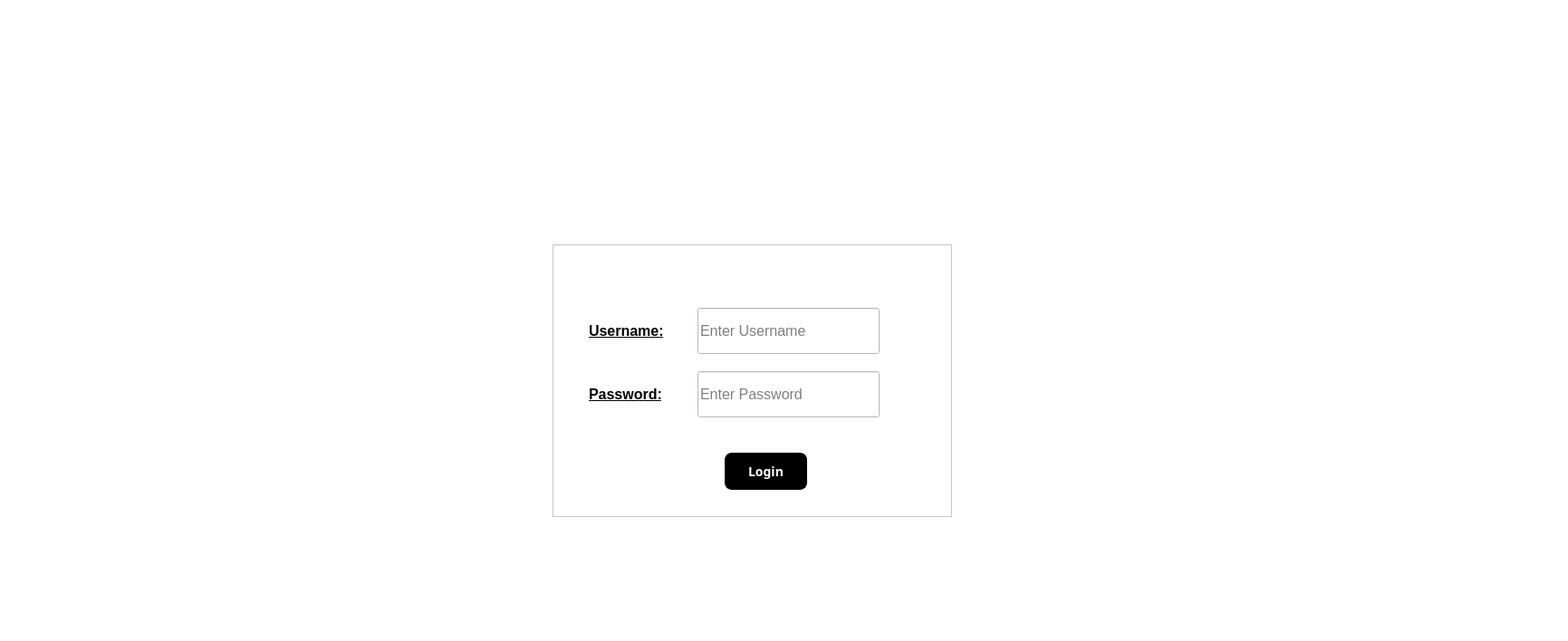
<?xml version="1.0" encoding="UTF-8"?>
<ui version="4.0">
 <class>MainWindow</class>
 <widget class="QMainWindow" name="MainWindow">
  <property name="geometry">
   <rect>
    <x>0</x>
    <y>0</y>
    <width>1731</width>
    <height>708</height>
   </rect>
  </property>
  <property name="windowTitle">
   <string>MainWindow</string>
  </property>
  <property name="styleSheet">
   <string notr="true">background-color:#ffffff;</string>
  </property>
  <widget class="QWidget" name="centralwidget">
   <widget class="QFrame" name="frame">
    <property name="geometry">
     <rect>
      <x>610</x>
      <y>270</y>
      <width>441</width>
      <height>301</height>
     </rect>
    </property>
    <property name="font">
     <font>
      <pointsize>9</pointsize>
     </font>
    </property>
    <property name="styleSheet">
     <string notr="true">color:#000000;
background-color:#ffffff;
</string>
    </property>
    <property name="frameShape">
     <enum>QFrame::Shape::StyledPanel</enum>
    </property>
    <property name="frameShadow">
     <enum>QFrame::Shadow::Raised</enum>
    </property>
    <widget class="QLabel" name="usernamelabel">
     <property name="geometry">
      <rect>
       <x>40</x>
       <y>70</y>
       <width>111</width>
       <height>51</height>
      </rect>
     </property>
     <property name="font">
      <font>
       <family>Arial</family>
       <pointsize>12</pointsize>
       <bold>true</bold>
       <underline>true</underline>
      </font>
     </property>
     <property name="styleSheet">
      <string notr="true">color:#000000;</string>
     </property>
     <property name="text">
      <string>Username:</string>
     </property>
    </widget>
    <widget class="QLabel" name="passwordlabel">
     <property name="geometry">
      <rect>
       <x>40</x>
       <y>140</y>
       <width>111</width>
       <height>51</height>
      </rect>
     </property>
     <property name="font">
      <font>
       <family>Arial</family>
       <pointsize>12</pointsize>
       <bold>true</bold>
       <underline>true</underline>
      </font>
     </property>
     <property name="styleSheet">
      <string notr="true">color:#000000;</string>
     </property>
     <property name="text">
      <string>Password:</string>
     </property>
    </widget>
    <widget class="QPushButton" name="loginButton">
     <property name="geometry">
      <rect>
       <x>190</x>
       <y>230</y>
       <width>91</width>
       <height>41</height>
      </rect>
     </property>
     <property name="font">
      <font>
       <family>Arial Rounded MT Bold</family>
       <pointsize>-1</pointsize>
       <bold>true</bold>
      </font>
     </property>
     <property name="styleSheet">
      <string notr="true">#loginButton {
    color: white;
    background-color: #000000;
    border: 2px solid #000000;
    border-radius: 8px;
    padding: 8px 20px;
    font-size: 14px;
    font-weight: bold;
}

#loginButton:hover {
    background-color: #222222;
}
#loginButton:pressed {
    background-color: #444444;
}

#loginButton:disabled {
    background-color: #999999;
}</string>
     </property>
     <property name="text">
      <string>Login</string>
     </property>
    </widget>
    <widget class="QLineEdit" name="usernamelineEdit">
     <property name="geometry">
      <rect>
       <x>160</x>
       <y>70</y>
       <width>201</width>
       <height>51</height>
      </rect>
     </property>
     <property name="font">
      <font>
       <family>Arial</family>
       <pointsize>12</pointsize>
       <bold>false</bold>
       <underline>false</underline>
      </font>
     </property>
     <property name="styleSheet">
      <string notr="true">color:#000000;
background-color:#ffffff;</string>
     </property>
     <property name="inputMask">
      <string/>
     </property>
     <property name="placeholderText">
      <string>Enter Username</string>
     </property>
    </widget>
    <widget class="QLineEdit" name="passwordlineEdit">
     <property name="geometry">
      <rect>
       <x>160</x>
       <y>140</y>
       <width>201</width>
       <height>51</height>
      </rect>
     </property>
     <property name="font">
      <font>
       <family>Arial</family>
       <pointsize>12</pointsize>
       <bold>false</bold>
       <underline>false</underline>
      </font>
     </property>
     <property name="styleSheet">
      <string notr="true">color:#000000;
background-color:#ffffff;</string>
     </property>
     <property name="inputMask">
      <string/>
     </property>
     <property name="echoMode">
      <enum>QLineEdit::EchoMode::Password</enum>
     </property>
     <property name="placeholderText">
      <string>Enter Password</string>
     </property>
    </widget>
   </widget>
   <widget class="QLabel" name="frontend">
    <property name="geometry">
     <rect>
      <x>0</x>
      <y>0</y>
      <width>1600</width>
      <height>900</height>
     </rect>
    </property>
    <property name="styleSheet">
     <string notr="true">QLabel {
    background-image: url(:/new/prefix1/background/Mainwindow.png);
    background-repeat: no-repeat;
    background-position: center;
    width: 100%;
    height: 100%;
}</string>
    </property>
    <property name="text">
     <string/>
    </property>
   </widget>
   <zorder>frontend</zorder>
   <zorder>frame</zorder>
  </widget>
  <widget class="QMenuBar" name="menubar">
   <property name="geometry">
    <rect>
     <x>0</x>
     <y>0</y>
     <width>1731</width>
     <height>22</height>
    </rect>
   </property>
  </widget>
  <widget class="QStatusBar" name="statusbar"/>
 </widget>
 <resources/>
 <connections/>
</ui>
